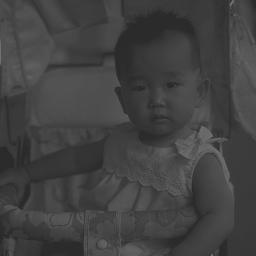
%> input picture Assignment1/darkimage (1).tif, 256 x 256 px, given in place of object(1).tif, which was not available
$ octave testHistogram.m   (GNU Octave 9; MATLAB toolbox functions it lacks are replaced by stand-ins)
%> lines starting %> are read from the running program, lines starting %| are printed output that depends on the picture; in (x1, y1, x2, y2) boxes, pixels count from 0 and x2, y2 are one past the last pixel; in counts of white or black regions, pixels touching at a corner belong together; the program's own positions count from 1; pictures that were not available may be replaced by others from this repository, and a replacement may not be noted
### Assignment1/histImage.m

function h = histImage(im)
h=zeros(1,256);
for i=1:length(im),  h(im(i))= h(im(i))+1;end

### Assignment1/mapImage.m
function    nim = mapImage (im,tm)
nim=im;
nim(:)=tm(im(:));

### Assignment1/imHistShape.m
function    nim = imHistShape (im1,im2)
h=histImage(im1);
h2=histImage(im2);
tm = histShape (h,h2);
nim= mapImage (im1,tm);

### Assignment1/histShape.m
function    tm = histShape (h1,h2)
color1=cumsum(h1 ./ sum(h1));
color2=cumsum(h2./sum(h2));
p1=1;
p2=1;
tm = zeros(1, 256);
while p1<=256&&p1<=256&&color1(p1)<1;
     if color1(p1)-color2(p2)<=0;
         tm(p1)=p2;
         p1=p1+1;
    else
            p2=p2+1;
    end
 end
end

### Assignment1/testHistogram.m
%STUDENT NAMES AND ID
%FIRAS AYOUB 308185313
%AHMED TAYAH 205690720
path='C:\Users\firas\OneDrive\Desktop\Firas.Ayoub.308185313-Ahmed.Tayah.205690720\object(1).tif';
path2='C:\Users\firas\OneDrive\Desktop\Firas.Ayoub.308185313-Ahmed.Tayah.205690720\darkimage (1).tif';
ROTATIONPATH2='C:\Users\firas\OneDrive\Desktop\Firas.Ayoub.308185313-Ahmed.Tayah.205690720\darkimage (1)ROT.tif';
im=imread(path);
%> im is the input picture: size 256x256 uint8; min 39, max 112, mean 65.7
h=histImage(im);
%> after the loop in histImage, `for i=1:length(im),  h(im(i))= h(im(i))+1;end`: h = 256 values, max 35 at index 43, min 0 at index 1, mean 1
im2=imread(path2);
h2=histImage(im2);
%> h2 has the same summary as h in histImage
ROTim=imread(ROTATIONPATH2);
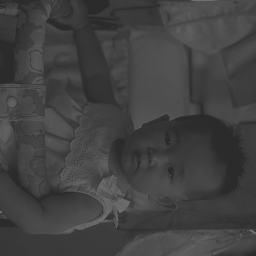
%> input picture Assignment1/darkimage (1)ROT.tif, 256 x 256 px
%> ROTim is the input picture: size 256x256 uint8; min 39, max 112, mean 65.7
ROTh2=histImage(ROTim);
%> ROTh2 = 256 values, max 25 at index 43, min 0 at index 1, mean 1
%(A)
if sum(h2-h)==0;
    %only if it has the same Histogram we get the figure shown
    figure
%     title('DIFFERENT IMAGES SAME HISTOGRAM')
    subplot(2,2,1),imshow(im2),title('straight image')
    subplot(2,2,2),imshow(ROTim),title('rotated image')
    subplot(2,2,3),bar(h2,20),title('hitogram for straight image'),xlabel('x'),ylabel('y')
    subplot(2,2,4),bar(ROTh2,20),title('histogram for rotated image'),xlabel('x'),ylabel('y')
%> after `ylabel('y')`:
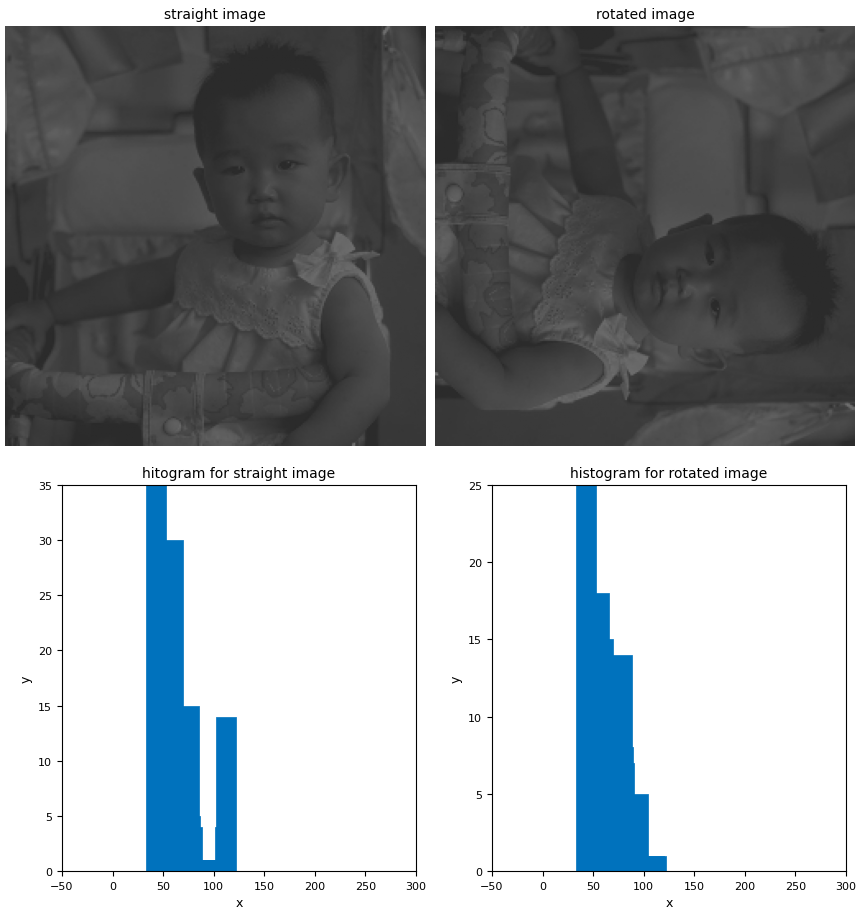
%> figure redrawn from the program's plot data, 4 panels
end
pause
close all
% [23 lines of commented-out code are left out]
tmnegative=zeros(1,256);
for i =1:256 ,tmnegative(i)=256-i;end
binim = mapImage (im,tmnegative);
%> in mapImage, `nim(:)=tm(im(:));`:
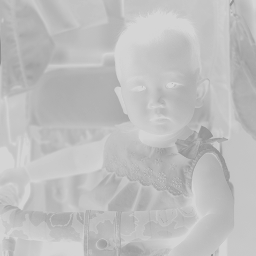
%> nim: size 256x256 uint8; min 144, max 217, mean 190.3
nim2 = mapImage (im2,tmnegative);
figure
subplot(2,2,1), imshow(im),title('img1 normal colors')
subplot(2,2,2), imshow(binim),title('img1 negative colors')
subplot(2,2,3), imshow(im2),title('img2 normal colors')
subplot(2,2,4), imshow(nim2),title('img2 negative colors')
pause
close all

%(e) chosing a threshold where all colors under it becomes zeros and all
%ones above it becom 256
threshold=128;
tmbinary=zeros(1,256);
tmbinary(threshold:256)=255;
binim = mapImage (im,tmbinary);
%> in mapImage (call 3), `nim(:)=tm(im(:));`: nim: size 256x256 uint8; every value is 0
figure2
%> (this line was passed over: figure2 is not available in this run)
subplot(1,2,1),imshow(im),title('noraml colors')
subplot(1,2,2),imshow(binim),title('binary colors')

pause
close all

%(f)

nim = imHistShape (im,im2);
%> in imHistShape, `h2=histImage(im2);`: h2 has the same summary as h in histImage
%> in histShape, `color1=cumsum(h1 ./ sum(h1));`: color1 = 256 values from 0 to 1
%> after the loop in histShape, `while p1<=256&&p1<=256&&color1(p1)<1;`: p1 = 112; p2 = 111; tm = 256 values, max 111 at index 111, min 0 at index 112, mean 20.77
%> in mapImage (call 4), `nim(:)=tm(im(:));`: nim: size 256x256 uint8; 12.98% of pixels changed, all inside (x1, y1, x2, y2) = (0, 0, 256, 256)
hfornewim=histImage(im);
%> hfornewim has the same summary as h in histImage

figure
subplot(3,2,1), imshow(im),title('img1 normal colors')
subplot(3,2,2), imshow(nim),title('img1 after mapping histograms')
subplot(3,2,3), bar(h,20),title('histogram for normal image')
subplot(3,2,4), bar(hfornewim,20),title('histogram for new image')
subplot(3,2,5), bar(h2,20),title('histogram for img2 ')
%> after `title('histogram for img2 ')`:
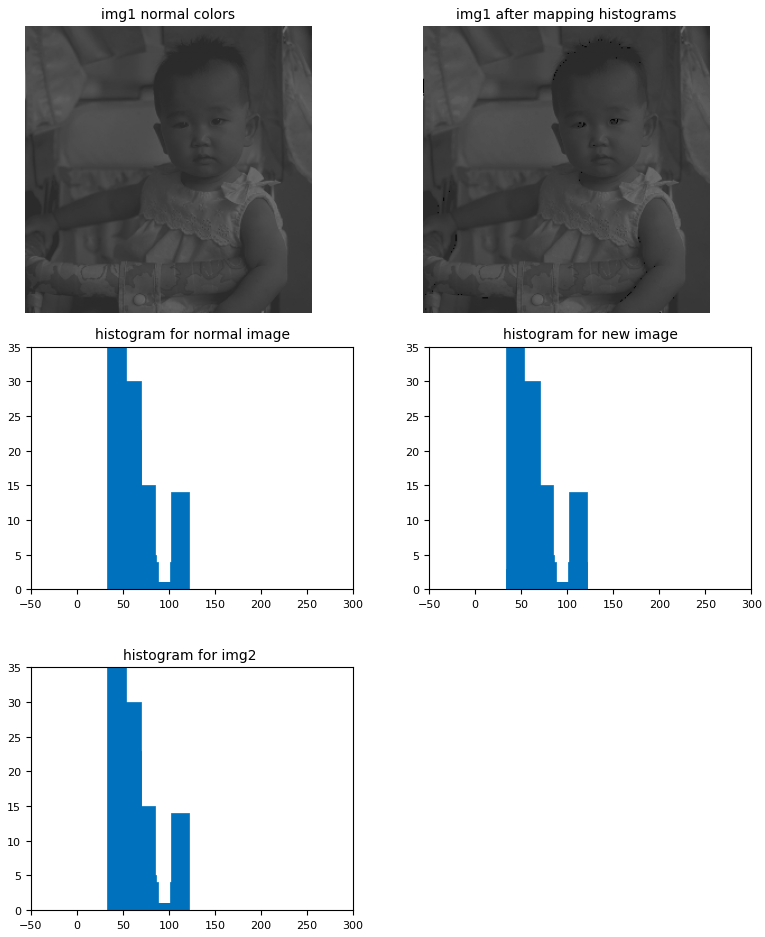
%> figure redrawn from the program's plot data, 5 panels

pause
close all


% [19 lines of commented-out code are left out]
